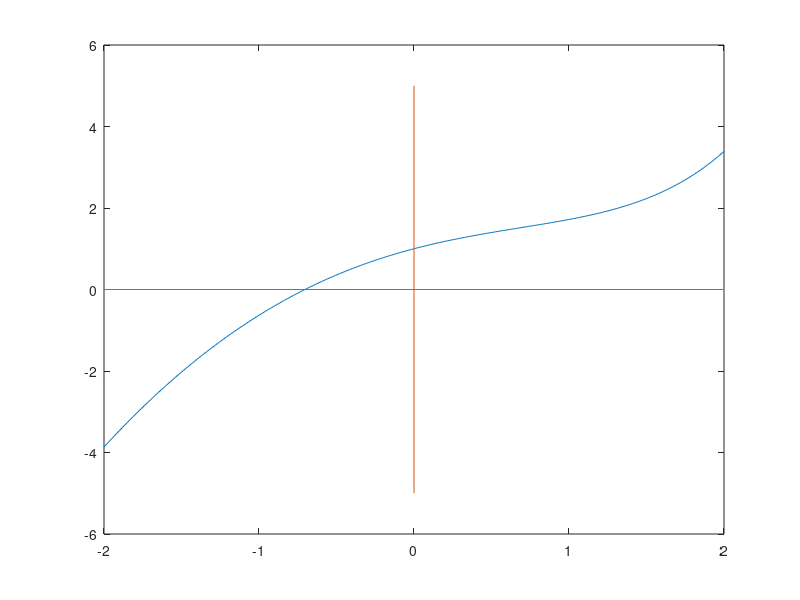

MATLAB code to generate this figure: (Note: this script raises an error after producing the figure.)
%Grafik Tunggal Persamaan 2

x = linspace(-2,2,400);
f = @(x) exp(x) - x.^2;
y = f(x);
plot(x,y)

line([-2,2],[0,0])
line([0,0],[-5,5])

gtext('y = e^x - x^2')
gtext('Akar')
